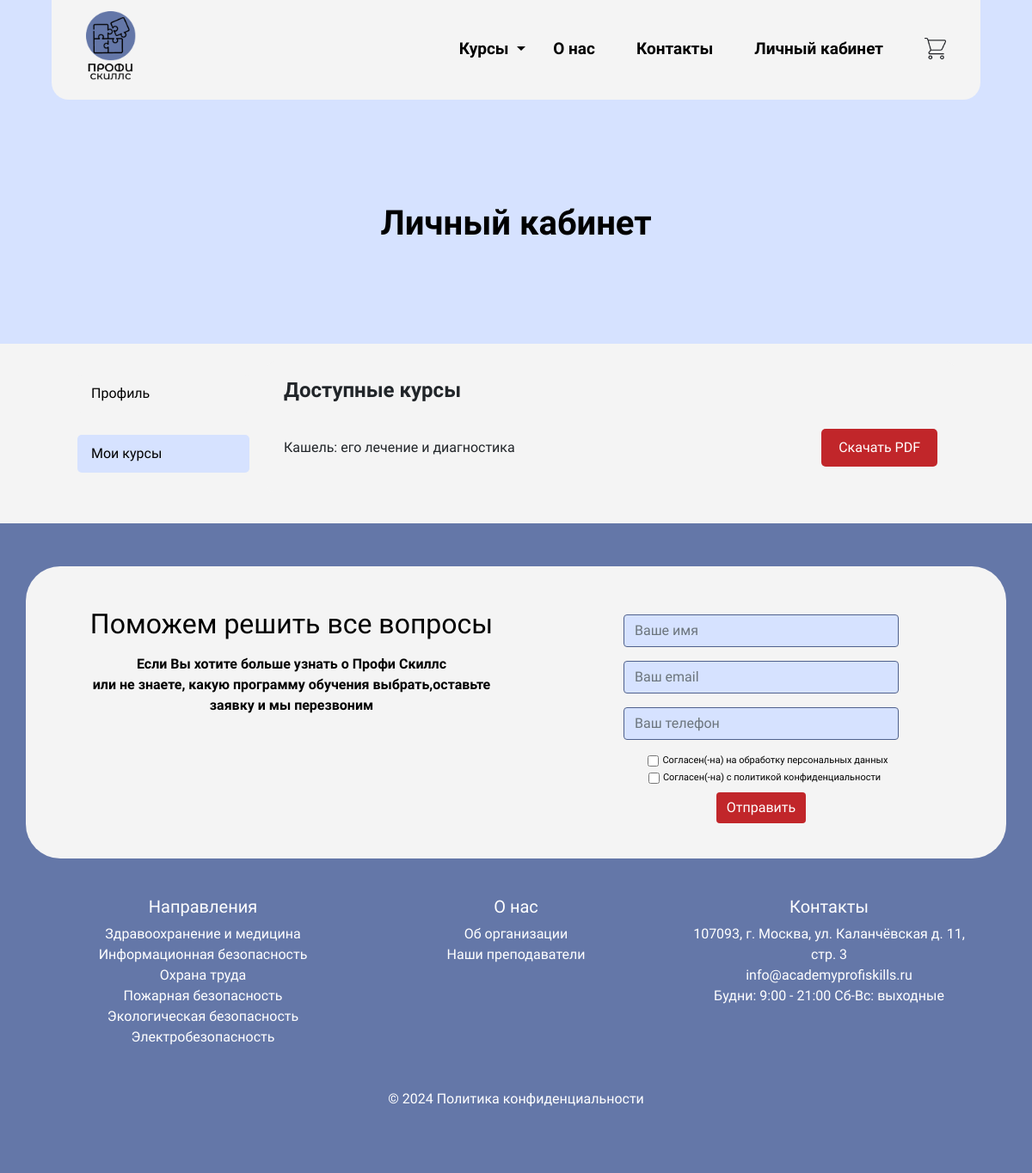
/my_courses/ (signed in), run on the app's committed database.
### profi_main/models.py (models this page shows, shortened)
class Product(models.Model):
    category = models.ForeignKey(Category, related_name='products',on_delete=models.CASCADE)
    name = models.CharField(max_length=200, db_index=True)
    slug = models.SlugField(max_length=200, db_index=True)
    image = models.ImageField(upload_to='products/%Y/%m/%d', blank=True)
    description = models.TextField(blank=True)
    description2 = models.TextField(blank=True)
    price = models.DecimalField(max_digits=10, decimal_places=2)
    time_prog = models.PositiveIntegerField()
    pdf = models.FileField(upload_to='pdf/%Y/%m/%d', blank=True)
    available = models.BooleanField(default=True)
    created = models.DateTimeField(auto_now_add=True)
    updated = models.DateTimeField(auto_now=True)
    class Meta:
        verbose_name = 'Курс'
        verbose_name_plural = 'Курсы'
        ordering = ('name',)
        index_together = (('id', 'slug'),)

class Category(models.Model):
    name = models.CharField(max_length=200, db_index=True)
    slug = models.SlugField(max_length=200, db_index=True, unique=True)
    class Meta:
        ordering = ('name',)
        verbose_name = 'Категория'
        verbose_name_plural = 'Категории'
    def get_absolute_url(self):
        return reverse('profi_main:product_list_by_category',
            args=[self.slug])

### cart/views.py (the view)
# urls.py: path('my_courses/', my_courses, name='my_courses'),
@login_required
def my_courses(request):
    orders = Order.objects.filter(email=request.user.email, paid=True)
    courses = []
    for order in orders:
        for item in order.items.all():
            courses.append(item.product)
    context = {
        'courses': courses
    }
    return render(request, 'market/my_courses.html', context)

### authorization/forms.py (shortened to what this page needs)
class UserRegisterForm(UserCreationForm):
    email = forms.EmailField(required=True)
    phone_number = forms.CharField(max_length=15, required=True)
    class Meta:
        model = User
        fields = ['email', 'phone_number', 'password1', 'password2']

### authorization/context_processors.py (called while the page is built)
def register_form(request):
    form = UserRegisterForm()
    return {'register_form': form}

### cart/context_processors.py (called while the page is built)
def cart(request):
    return {'cart': Cart(request)}

### profi_main/context_processors.py (called while the page is built)
def categories(request):
    return {'categories': Category.objects.all()}

def product_list(request, category_slug=None):
    category = None
    categories = Category.objects.all()
    products = Product.objects.filter(available=True)
    if category_slug:
        category = get_object_or_404(Category, slug=category_slug)
        products = products.filter(category=category)
    return {  'products': products }

def contact_form(request):
    return {
        'contact_form': ContactForm(prefix='contact')
    }

### templates/market/my_courses.html (shortened to what this page needs)
{% extends "base_generic.html" %}
{% load static %}
{% block header %}
<section class="hero2">
    <section class="container">
        <header class="mb-0">
            <div class="container">
                <nav class="navbar navbar-expand-lg navbar-light">
                    <a class="navbar-brand"  href="{% url 'profi_main:index' %}">
                        <img src="{% static 'img/logo.png' %}" alt="Logo" class="ml-4 mr-5">
                    </a>
                    <div class="collapse navbar-collapse" id="navbarNav">
                        <ul class="navbar-nav ml-auto">
                            <li class="nav-item dropdown">
                                <a class="nav-link dropdown-toggle pl-3" style="color: black;" href="#" id="navbarDropdownMenuLink" role="button" data-toggle="dropdown" aria-haspopup="true" aria-expanded="false">
                                    Курсы
                                </a>
                            </li>
                            <li class="nav-item pl-3 pr-3"><a style="color: black;" href="{% url 'profi_main:about' %}" class="nav-link">О нас</a></li>
                            <li class="nav-item ml-3 pr-3"><a style="color: black;" href="{% url 'profi_main:contacts' %}" class="nav-link">Контакты</a></li>
                                {% if request.user.is_authenticated %}
                                <li class="nav-item pl-3 pr-3"><a style='color:black' href="{% url 'authorization:profile' %}" class="nav-link">Личный кабинет</a></li>
                                <li class="nav-item pl-3 pr-3">
                                    <a style='color:black'  href="{% url 'cart:cart_detail' %}" class="nav-link">
                                        <img style="width:25px; height:25px" src="{% static 'img/basket.png' %}" alt="Basket" class="mb-1">
                                    </a>
                                </li>
                                {% endif%}
                        </ul>
                    </div>
                </nav>
            </div>
        </header>
        <div class="container mt-4 pt-5 mb-5">
            <article class="zagolovok2 mt-5 text-center">
                <h1>Личный кабинет</h1>
            </article>
        </div>
    </section>
</section>
{% endblock %}
{% block content2 %}
<div class="container2">
  <div class="sidebar">
    <a class="btn mt-3 nav-item pl-3 pr-3" href="{% url 'authorization:profile' %}">Профиль</a>
    <a class="btn mt-3 nav-item active pl-3 pr-3" href="{% url 'my_courses' %}">Мои курсы</a>
  </div>
  <div class="profile-container">
    <div class="profile-header">
      <h2>Доступные курсы</h2>
    </div>
    <ul class="course-list">
      {% for course in courses %}
          <li class="course-item">
              <span>{{ course.name }}</span>
              <span class="pdf-link"><a href="{{ course.pdf.url }}" class="btn btn-custom">Скачать PDF</a></span>
          </li>
          {% endfor %}
    </ul>
  </div>
</div>
{% endblock %}

### templates/base_generic.html (shortened to what this page needs)
{% load static %}
{% load widget_tweaks %}
<!DOCTYPE html>
<html lang="ru">
<head>
    <link rel="stylesheet" href="{% static 'css/style.css' %}">
    <link href="https://stackpath.bootstrapcdn.com/bootstrap/4.5.2/css/bootstrap.min.css" rel="stylesheet">
</head>
<body>
        {%block header%}{%endblock%}
        {%block content2%}
        {%endblock%}
{%block footer%}
    <footer class="footer mt-3">
        <div class="container text-center ">
            <section class="cta2 text-center row" >
                <div class="text-container col-lg-6 col-md-12 col-sm-12">
                    <h2 class="mt-5 pl-lg-5">Поможем решить все вопросы</h2>
                    <p class="pl-lg-5 pt-2">Если Вы хотите больше узнать о Профи Скиллс<br> или не знаете, какую программу обучения выбрать,оставьте заявку и мы перезвоним</p>
                </div>
                <div class="form-container col-lg-6 col-md-12 col-sm-12 mt-2">
                    <form method="POST" class="form-inline flex-column" action="{% url 'contact' %}">
                        <div class="form-group mt-5 mb-3 mt-2 mx-auto">
                            {{ contact_form.name }}
                        </div>
                        <div class="form-group mb-3 mx-auto">
                            {{ contact_form.email }}
                        </div>
                        <div class="form-group mb-3 mx-auto">
                            {{ contact_form.phone_number }}
                        </div>
                        <div class="form-check mb-1 pl-3" style="font-size:11px;font-weight: 500;">
                            <input class="form-check-input" type="checkbox" value="" id="consent6" required>
                            <label class="form-check-label" for="consent6">
                                Согласен(-на) на обработку персональных данных
                            </label>
                        </div>
                        <div class="form-check mb-2  ml-2" style="font-size:11px;font-weight: 500;">
                            <input class="form-check-input" type="checkbox" value="" id="consent5" required>
                            <label class="form-check-label" for="consent5">
                                Согласен(-на) с политикой конфиденциальности
                            </label>
                        </div>
                        <div class="form-group mb-3 mx-auto">
                            <button type="submit" class="btn btn-primary">Отправить</button>
                        </div>
                    </form>
                </div>
            </section>
            <div class="container p-4">
                <div class="row">
                    <div class="col-lg-4 col-md-6 mb-4">
                        <h5 class="">Направления</h5>
                        <ul class="list-unstyled mb-0">
                            {% for c in categories %}
                            <li>
                            <a class="" href="{{ c.get_absolute_url }}">{{ c.name }}</a>
                            </li>
                            {% endfor %}
                        </ul>
                    </div>
                    <div class="col-lg-4 col-md-6 mb-4">
                        <h5 class="">О нас</h5>
                        <ul class="list-unstyled mb-0">
                        <li>
                           <a class=""  href="{% url 'profi_main:about' %}"> Об организации</a>
                            </li>
                            <li>
                                <a class=""  href="{% url 'profi_main:about' %}">Наши преподаватели</a>
                                </li>
                        </ul>
                    </div>
                    <div class="col-lg-4 col-md-6 mb-4">
                        <h5 class="">Контакты</h5>
                            <ul class="list-unstyled mb-0">
                                <li>107093, г. Москва, ул. Каланчёвская д. 11, стр. 3</li>
                                <li>info@academyprofiskills.ru</li>
                                <li>Будни: 9:00 - 21:00 Сб-Вс: выходные</li>
                            </ul>
                    </div
                    >
                    <div class="col-lg-12 col-md-12 mb-0 mt-4">
                        © 2024 <a href="{% static 'pdf/privacy_policy.pdf' %}" download="Политика_конфиденциальности.pdf">Политика конфиденциальности</a>
                    </div>
                </div>
            </div>
        </div>
    </footer>
{%endblock%}
</body>
</html>

### static/css/style.css (style rules this page uses)
body { background-color: #F4F4F4; font-family: 'Montserrat Alternates', sans-serif; }
.hero2 { background-color: #D6E2FF; background-size: cover; padding: 0; position: relative; color: black; height: 400px; }
.navbar { font-weight: 600; font-size: 19px; background-color: #F4F4F4; position: relative; z-index: 6; border-radius: 0 0 20px 20px; }
.navbar img { width: 65px; }
.cta2 { background-color: #F4F4F4; border-radius: 40px; font-weight: 700; z-index: 6; color: black; margin-bottom: 20px; height: 340px; }
.footer { background: #6477A8; color: #FFF; padding: 50px 0; }
.form-inline { align-items: center; }
.form-group { margin-bottom: 15px; }
.form-group input, .form-group button { width: 100%; border: 2px solid #17191D; background-color: #D6E2FF; }
.form-group button { border: none; background-color: #C1262A; }

### templates/market/my_courses.html (style rules this page uses)
body { background-color: #F4F4F4; font-family: 'Montserrat Alternates', sans-serif; }
.container2 { display: flex; padding: 20px; justify-content: center; }
.sidebar { width: 200px; margin-right: 20px; }
.sidebar .btn { width: 100%; margin-bottom: 10px; background-color: #F4F4F4; border: none; color: #000; text-align: left; padding: 10px; cursor: pointer; border-radius: 5px; }
.sidebar .btn.active { background-color: #D6E2FF; color: #000; }
.profile-container { border-radius: 10px; background-color: #F4F4F4; flex-grow: 1; max-width: 800px; }
ul { list-style-type: none; }
.course-list { list-style-type: none; padding: 0; margin: 0; }
.course-item { display: flex; justify-content: space-between; align-items: center; margin-bottom: 10px; }
.pdf-link { margin-left: auto; }
.profile-container { border-radius: 10px; padding: 20px; background-color: #F4F4F4; flex-grow: 1; max-width: 800px; }
.profile-header { text-align: left; margin-bottom: 30px; }
.profile-header h2 { font-size: 24px; font-weight: bold; margin: 0; }
.zagolovok2 { text-align: center; }
.zagolovok2 h1 { font-weight: 700; }
.btn-custom { background-color: #C1262A; border: none; color: white; border-radius: 5px; padding: 10px 20px; text-align: center; }

### templates/base_generic.html (style rules this page uses)
footer a { color: white;text-decoration: none }
body { background-color: #F4F4F4; font-family: 'Montserrat Alternates', sans-serif; z-index: 5; }

### data on the page
Product: name "Кашель: его лечение и диагностика"
Category: name "Здравоохранение и медицина"
Category: name "Информационная безопасность"
Category: name "Охрана труда"
Category: name "Пожарная безопасность"
Category: name "Экологическая безопасность"
Category: name "Электробезопасность"
